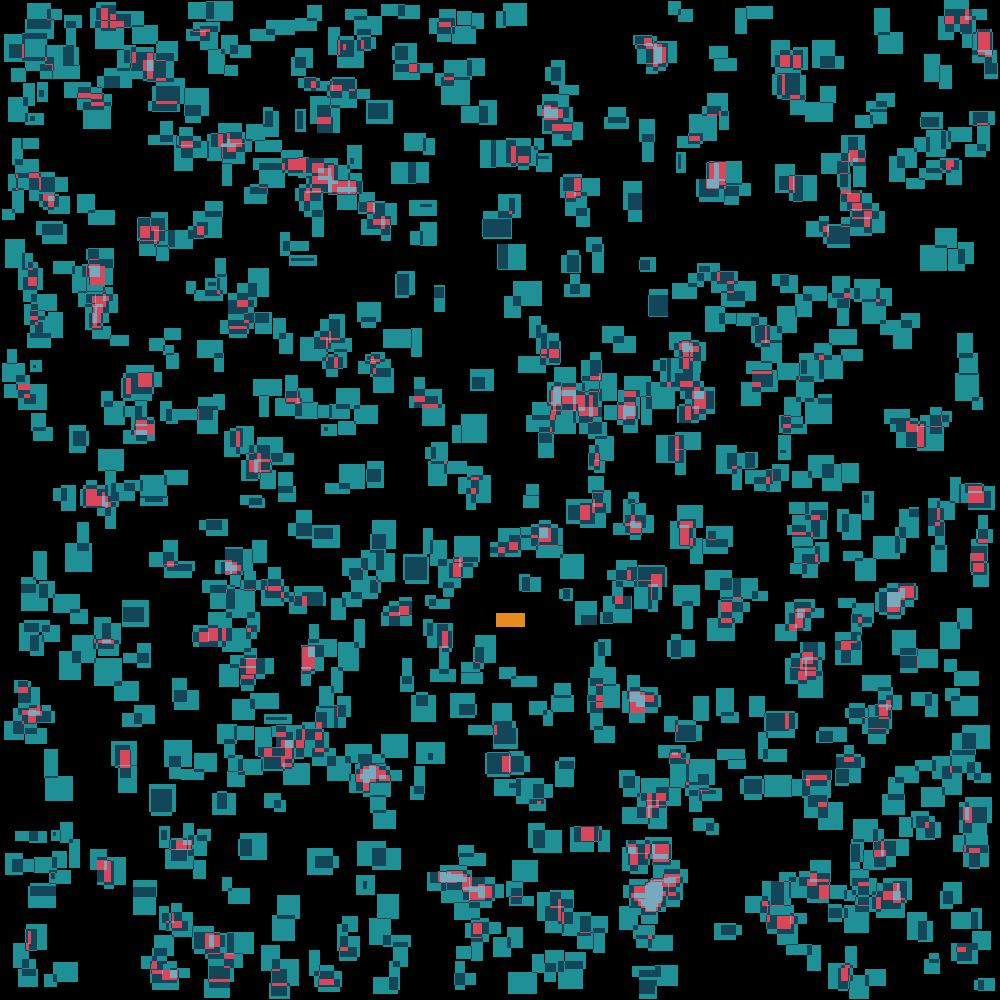

The Python source for this figure:
#! /usr/bin/env python3
from collections import defaultdict
d = defaultdict(int)

lines = []
with open('input3') as f:
    for l in f.readlines():
        lines.append( [int(n) for n in l.strip().split(' ')] )

def plot_rect(x,y,w,h):
    for i in range(y,y+h):
        for j in range(x,x+w):
            d[(i,j)] += 1
            
def is_lonely_rect(x,y,w,h):
    for i in range(y,y+h):
        for j in range(x,x+w):
            if d[(i,j)] > 1:
                return False
    return True

# PART 1    
for i in lines:
    _id, *dimensions = i
    plot_rect(*dimensions)
print('Part 1: %i' % sum([1 for i in d.values() if i > 1]))

# PART 2
final_id = ""
for i in lines:
    _id, *dimensions = i
    if is_lonely_rect(*dimensions):
        print('Part 2: %s' % _id)
        final_id = _id
        break
'''

# VISUALISATION        
from PIL import Image

img = Image.new('RGB',(1000,1000),'black')
for i in range(1000):
    for j in range(1000):
        if d[(i,j)] == 1:
            img.putpixel((i,j),(30,144,150))
        if d[(i,j)] == 2:
            img.putpixel((i,j),(20,70,90))
        if d[(i,j)] == 3:
            img.putpixel((i,j),(220,70,90))
        if d[(i,j)] >3:
            img.putpixel((i,j),(120,170,190))
            
ids,x,y,w,h = lines[final_id-1]
for i in range(y,y+h):
        for j in range(x,x+w):
            img.putpixel((i,j),(230,140,28))


img.show()
img.save('day3.jpg')
'''